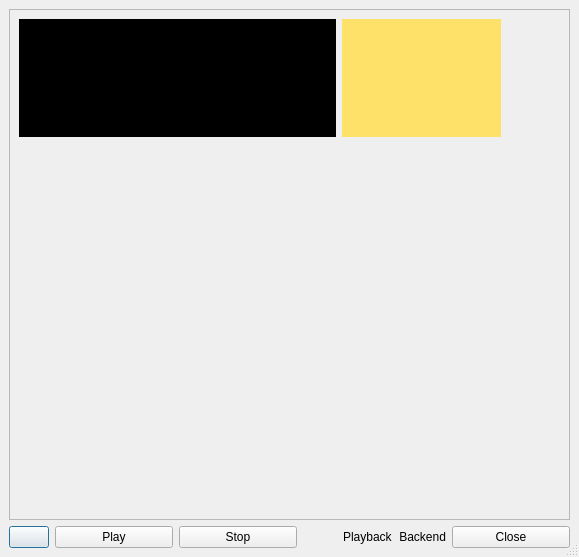
<ui version="4.0" >
 <class>Tonal_Analysis</class>
 <widget class="QDialog" name="Tonal_Analysis" >
  <property name="geometry" >
   <rect>
    <x>0</x>
    <y>0</y>
    <width>579</width>
    <height>557</height>
   </rect>
  </property>
  <property name="windowTitle" >
   <string>CLAM Tonal Analysis (file version)</string>
  </property>
  <property name="windowIcon" >
   <iconset resource="../src/images.qrc" >:/icons/images/keyspace.svg</iconset>
  </property>
  <property name="sizeGripEnabled" >
   <bool>true</bool>
  </property>
  <layout class="QVBoxLayout" >
   <property name="margin" >
    <number>9</number>
   </property>
   <property name="spacing" >
    <number>6</number>
   </property>
   <item>
    <widget class="QFrame" name="frame3" >
     <property name="sizePolicy" >
      <sizepolicy>
       <hsizetype>7</hsizetype>
       <vsizetype>7</vsizetype>
       <horstretch>0</horstretch>
       <verstretch>0</verstretch>
      </sizepolicy>
     </property>
     <property name="frameShape" >
      <enum>QFrame::StyledPanel</enum>
     </property>
     <property name="frameShadow" >
      <enum>QFrame::Raised</enum>
     </property>
     <layout class="QGridLayout" >
      <property name="margin" >
       <number>9</number>
      </property>
      <property name="spacing" >
       <number>6</number>
      </property>
      <item row="3" column="0" colspan="2" >
       <widget class="CLAM::VM::ChordRanking" name="OutPort__TonalAnalysis_0__Chord___Correlation" />
      </item>
      <item rowspan="4" row="0" column="2" >
       <widget class="Vumeter" name="OutPort__MonoAudioFileReader_0__Samples___Read" >
        <property name="sizePolicy" >
         <sizepolicy>
          <hsizetype>5</hsizetype>
          <vsizetype>5</vsizetype>
          <horstretch>1</horstretch>
          <verstretch>0</verstretch>
         </sizepolicy>
        </property>
       </widget>
      </item>
      <item row="0" column="1" >
       <widget class="PolarChromaPeaks" name="OutPort__TonalAnalysis_0__Chroma___Peaks" >
        <property name="sizePolicy" >
         <sizepolicy>
          <hsizetype>5</hsizetype>
          <vsizetype>5</vsizetype>
          <horstretch>3</horstretch>
          <verstretch>0</verstretch>
         </sizepolicy>
        </property>
        <property name="palette" >
         <palette>
          <active>
           <colorrole role="WindowText" >
            <brush brushstyle="SolidPattern" >
             <color alpha="255" >
              <red>0</red>
              <green>0</green>
              <blue>0</blue>
             </color>
            </brush>
           </colorrole>
           <colorrole role="Button" >
            <brush brushstyle="SolidPattern" >
             <color alpha="255" >
              <red>221</red>
              <green>223</green>
              <blue>228</blue>
             </color>
            </brush>
           </colorrole>
           <colorrole role="Light" >
            <brush brushstyle="SolidPattern" >
             <color alpha="255" >
              <red>255</red>
              <green>255</green>
              <blue>255</blue>
             </color>
            </brush>
           </colorrole>
           <colorrole role="Midlight" >
            <brush brushstyle="SolidPattern" >
             <color alpha="255" >
              <red>255</red>
              <green>255</green>
              <blue>255</blue>
             </color>
            </brush>
           </colorrole>
           <colorrole role="Dark" >
            <brush brushstyle="SolidPattern" >
             <color alpha="255" >
              <red>85</red>
              <green>85</green>
              <blue>85</blue>
             </color>
            </brush>
           </colorrole>
           <colorrole role="Mid" >
            <brush brushstyle="SolidPattern" >
             <color alpha="255" >
              <red>199</red>
              <green>199</green>
              <blue>199</blue>
             </color>
            </brush>
           </colorrole>
           <colorrole role="Text" >
            <brush brushstyle="SolidPattern" >
             <color alpha="255" >
              <red>0</red>
              <green>0</green>
              <blue>0</blue>
             </color>
            </brush>
           </colorrole>
           <colorrole role="BrightText" >
            <brush brushstyle="SolidPattern" >
             <color alpha="255" >
              <red>255</red>
              <green>255</green>
              <blue>255</blue>
             </color>
            </brush>
           </colorrole>
           <colorrole role="ButtonText" >
            <brush brushstyle="SolidPattern" >
             <color alpha="255" >
              <red>0</red>
              <green>0</green>
              <blue>0</blue>
             </color>
            </brush>
           </colorrole>
           <colorrole role="Base" >
            <brush brushstyle="SolidPattern" >
             <color alpha="255" >
              <red>255</red>
              <green>255</green>
              <blue>255</blue>
             </color>
            </brush>
           </colorrole>
           <colorrole role="Window" >
            <brush brushstyle="SolidPattern" >
             <color alpha="255" >
              <red>254</red>
              <green>225</green>
              <blue>105</blue>
             </color>
            </brush>
           </colorrole>
           <colorrole role="Shadow" >
            <brush brushstyle="SolidPattern" >
             <color alpha="255" >
              <red>0</red>
              <green>0</green>
              <blue>0</blue>
             </color>
            </brush>
           </colorrole>
           <colorrole role="Highlight" >
            <brush brushstyle="SolidPattern" >
             <color alpha="255" >
              <red>103</red>
              <green>141</green>
              <blue>178</blue>
             </color>
            </brush>
           </colorrole>
           <colorrole role="HighlightedText" >
            <brush brushstyle="SolidPattern" >
             <color alpha="255" >
              <red>255</red>
              <green>255</green>
              <blue>255</blue>
             </color>
            </brush>
           </colorrole>
           <colorrole role="Link" >
            <brush brushstyle="SolidPattern" >
             <color alpha="255" >
              <red>0</red>
              <green>0</green>
              <blue>238</blue>
             </color>
            </brush>
           </colorrole>
           <colorrole role="LinkVisited" >
            <brush brushstyle="SolidPattern" >
             <color alpha="255" >
              <red>82</red>
              <green>24</green>
              <blue>139</blue>
             </color>
            </brush>
           </colorrole>
           <colorrole role="AlternateBase" >
            <brush brushstyle="SolidPattern" >
             <color alpha="255" >
              <red>232</red>
              <green>232</green>
              <blue>232</blue>
             </color>
            </brush>
           </colorrole>
          </active>
          <inactive>
           <colorrole role="WindowText" >
            <brush brushstyle="SolidPattern" >
             <color alpha="255" >
              <red>0</red>
              <green>0</green>
              <blue>0</blue>
             </color>
            </brush>
           </colorrole>
           <colorrole role="Button" >
            <brush brushstyle="SolidPattern" >
             <color alpha="255" >
              <red>221</red>
              <green>223</green>
              <blue>228</blue>
             </color>
            </brush>
           </colorrole>
           <colorrole role="Light" >
            <brush brushstyle="SolidPattern" >
             <color alpha="255" >
              <red>255</red>
              <green>255</green>
              <blue>255</blue>
             </color>
            </brush>
           </colorrole>
           <colorrole role="Midlight" >
            <brush brushstyle="SolidPattern" >
             <color alpha="255" >
              <red>255</red>
              <green>255</green>
              <blue>255</blue>
             </color>
            </brush>
           </colorrole>
           <colorrole role="Dark" >
            <brush brushstyle="SolidPattern" >
             <color alpha="255" >
              <red>85</red>
              <green>85</green>
              <blue>85</blue>
             </color>
            </brush>
           </colorrole>
           <colorrole role="Mid" >
            <brush brushstyle="SolidPattern" >
             <color alpha="255" >
              <red>199</red>
              <green>199</green>
              <blue>199</blue>
             </color>
            </brush>
           </colorrole>
           <colorrole role="Text" >
            <brush brushstyle="SolidPattern" >
             <color alpha="255" >
              <red>0</red>
              <green>0</green>
              <blue>0</blue>
             </color>
            </brush>
           </colorrole>
           <colorrole role="BrightText" >
            <brush brushstyle="SolidPattern" >
             <color alpha="255" >
              <red>255</red>
              <green>255</green>
              <blue>255</blue>
             </color>
            </brush>
           </colorrole>
           <colorrole role="ButtonText" >
            <brush brushstyle="SolidPattern" >
             <color alpha="255" >
              <red>0</red>
              <green>0</green>
              <blue>0</blue>
             </color>
            </brush>
           </colorrole>
           <colorrole role="Base" >
            <brush brushstyle="SolidPattern" >
             <color alpha="255" >
              <red>255</red>
              <green>255</green>
              <blue>255</blue>
             </color>
            </brush>
           </colorrole>
           <colorrole role="Window" >
            <brush brushstyle="SolidPattern" >
             <color alpha="255" >
              <red>254</red>
              <green>225</green>
              <blue>105</blue>
             </color>
            </brush>
           </colorrole>
           <colorrole role="Shadow" >
            <brush brushstyle="SolidPattern" >
             <color alpha="255" >
              <red>0</red>
              <green>0</green>
              <blue>0</blue>
             </color>
            </brush>
           </colorrole>
           <colorrole role="Highlight" >
            <brush brushstyle="SolidPattern" >
             <color alpha="255" >
              <red>103</red>
              <green>141</green>
              <blue>178</blue>
             </color>
            </brush>
           </colorrole>
           <colorrole role="HighlightedText" >
            <brush brushstyle="SolidPattern" >
             <color alpha="255" >
              <red>255</red>
              <green>255</green>
              <blue>255</blue>
             </color>
            </brush>
           </colorrole>
           <colorrole role="Link" >
            <brush brushstyle="SolidPattern" >
             <color alpha="255" >
              <red>0</red>
              <green>0</green>
              <blue>238</blue>
             </color>
            </brush>
           </colorrole>
           <colorrole role="LinkVisited" >
            <brush brushstyle="SolidPattern" >
             <color alpha="255" >
              <red>82</red>
              <green>24</green>
              <blue>139</blue>
             </color>
            </brush>
           </colorrole>
           <colorrole role="AlternateBase" >
            <brush brushstyle="SolidPattern" >
             <color alpha="255" >
              <red>232</red>
              <green>232</green>
              <blue>232</blue>
             </color>
            </brush>
           </colorrole>
          </inactive>
          <disabled>
           <colorrole role="WindowText" >
            <brush brushstyle="SolidPattern" >
             <color alpha="255" >
              <red>128</red>
              <green>128</green>
              <blue>128</blue>
             </color>
            </brush>
           </colorrole>
           <colorrole role="Button" >
            <brush brushstyle="SolidPattern" >
             <color alpha="255" >
              <red>221</red>
              <green>223</green>
              <blue>228</blue>
             </color>
            </brush>
           </colorrole>
           <colorrole role="Light" >
            <brush brushstyle="SolidPattern" >
             <color alpha="255" >
              <red>255</red>
              <green>255</green>
              <blue>255</blue>
             </color>
            </brush>
           </colorrole>
           <colorrole role="Midlight" >
            <brush brushstyle="SolidPattern" >
             <color alpha="255" >
              <red>255</red>
              <green>255</green>
              <blue>255</blue>
             </color>
            </brush>
           </colorrole>
           <colorrole role="Dark" >
            <brush brushstyle="SolidPattern" >
             <color alpha="255" >
              <red>85</red>
              <green>85</green>
              <blue>85</blue>
             </color>
            </brush>
           </colorrole>
           <colorrole role="Mid" >
            <brush brushstyle="SolidPattern" >
             <color alpha="255" >
              <red>199</red>
              <green>199</green>
              <blue>199</blue>
             </color>
            </brush>
           </colorrole>
           <colorrole role="Text" >
            <brush brushstyle="SolidPattern" >
             <color alpha="255" >
              <red>199</red>
              <green>199</green>
              <blue>199</blue>
             </color>
            </brush>
           </colorrole>
           <colorrole role="BrightText" >
            <brush brushstyle="SolidPattern" >
             <color alpha="255" >
              <red>255</red>
              <green>255</green>
              <blue>255</blue>
             </color>
            </brush>
           </colorrole>
           <colorrole role="ButtonText" >
            <brush brushstyle="SolidPattern" >
             <color alpha="255" >
              <red>128</red>
              <green>128</green>
              <blue>128</blue>
             </color>
            </brush>
           </colorrole>
           <colorrole role="Base" >
            <brush brushstyle="SolidPattern" >
             <color alpha="255" >
              <red>254</red>
              <green>225</green>
              <blue>105</blue>
             </color>
            </brush>
           </colorrole>
           <colorrole role="Window" >
            <brush brushstyle="SolidPattern" >
             <color alpha="255" >
              <red>254</red>
              <green>225</green>
              <blue>105</blue>
             </color>
            </brush>
           </colorrole>
           <colorrole role="Shadow" >
            <brush brushstyle="SolidPattern" >
             <color alpha="255" >
              <red>0</red>
              <green>0</green>
              <blue>0</blue>
             </color>
            </brush>
           </colorrole>
           <colorrole role="Highlight" >
            <brush brushstyle="SolidPattern" >
             <color alpha="255" >
              <red>86</red>
              <green>117</green>
              <blue>148</blue>
             </color>
            </brush>
           </colorrole>
           <colorrole role="HighlightedText" >
            <brush brushstyle="SolidPattern" >
             <color alpha="255" >
              <red>255</red>
              <green>255</green>
              <blue>255</blue>
             </color>
            </brush>
           </colorrole>
           <colorrole role="Link" >
            <brush brushstyle="SolidPattern" >
             <color alpha="255" >
              <red>0</red>
              <green>0</green>
              <blue>238</blue>
             </color>
            </brush>
           </colorrole>
           <colorrole role="LinkVisited" >
            <brush brushstyle="SolidPattern" >
             <color alpha="255" >
              <red>82</red>
              <green>24</green>
              <blue>139</blue>
             </color>
            </brush>
           </colorrole>
           <colorrole role="AlternateBase" >
            <brush brushstyle="SolidPattern" >
             <color alpha="255" >
              <red>232</red>
              <green>232</green>
              <blue>232</blue>
             </color>
            </brush>
           </colorrole>
          </disabled>
         </palette>
        </property>
        <property name="autoFillBackground" >
         <bool>true</bool>
        </property>
       </widget>
      </item>
      <item row="1" column="0" colspan="2" >
       <widget class="CLAM::VM::Tonnetz" name="OutPort__TonalAnalysis_0__Pitch___Profile" />
      </item>
      <item row="0" column="0" >
       <widget class="Oscilloscope" name="OutPort__MonoAudioFileReader_0__Samples___Read" >
        <property name="sizePolicy" >
         <sizepolicy>
          <hsizetype>5</hsizetype>
          <vsizetype>5</vsizetype>
          <horstretch>6</horstretch>
          <verstretch>0</verstretch>
         </sizepolicy>
        </property>
        <property name="palette" >
         <palette>
          <active>
           <colorrole role="WindowText" >
            <brush brushstyle="SolidPattern" >
             <color alpha="255" >
              <red>0</red>
              <green>0</green>
              <blue>0</blue>
             </color>
            </brush>
           </colorrole>
           <colorrole role="Button" >
            <brush brushstyle="SolidPattern" >
             <color alpha="255" >
              <red>221</red>
              <green>223</green>
              <blue>228</blue>
             </color>
            </brush>
           </colorrole>
           <colorrole role="Light" >
            <brush brushstyle="SolidPattern" >
             <color alpha="255" >
              <red>255</red>
              <green>255</green>
              <blue>255</blue>
             </color>
            </brush>
           </colorrole>
           <colorrole role="Midlight" >
            <brush brushstyle="SolidPattern" >
             <color alpha="255" >
              <red>255</red>
              <green>255</green>
              <blue>255</blue>
             </color>
            </brush>
           </colorrole>
           <colorrole role="Dark" >
            <brush brushstyle="SolidPattern" >
             <color alpha="255" >
              <red>85</red>
              <green>85</green>
              <blue>85</blue>
             </color>
            </brush>
           </colorrole>
           <colorrole role="Mid" >
            <brush brushstyle="SolidPattern" >
             <color alpha="255" >
              <red>199</red>
              <green>199</green>
              <blue>199</blue>
             </color>
            </brush>
           </colorrole>
           <colorrole role="Text" >
            <brush brushstyle="SolidPattern" >
             <color alpha="255" >
              <red>0</red>
              <green>0</green>
              <blue>0</blue>
             </color>
            </brush>
           </colorrole>
           <colorrole role="BrightText" >
            <brush brushstyle="SolidPattern" >
             <color alpha="255" >
              <red>255</red>
              <green>255</green>
              <blue>255</blue>
             </color>
            </brush>
           </colorrole>
           <colorrole role="ButtonText" >
            <brush brushstyle="SolidPattern" >
             <color alpha="255" >
              <red>0</red>
              <green>0</green>
              <blue>0</blue>
             </color>
            </brush>
           </colorrole>
           <colorrole role="Base" >
            <brush brushstyle="SolidPattern" >
             <color alpha="255" >
              <red>255</red>
              <green>255</green>
              <blue>255</blue>
             </color>
            </brush>
           </colorrole>
           <colorrole role="Window" >
            <brush brushstyle="SolidPattern" >
             <color alpha="255" >
              <red>0</red>
              <green>0</green>
              <blue>0</blue>
             </color>
            </brush>
           </colorrole>
           <colorrole role="Shadow" >
            <brush brushstyle="SolidPattern" >
             <color alpha="255" >
              <red>0</red>
              <green>0</green>
              <blue>0</blue>
             </color>
            </brush>
           </colorrole>
           <colorrole role="Highlight" >
            <brush brushstyle="SolidPattern" >
             <color alpha="255" >
              <red>103</red>
              <green>141</green>
              <blue>178</blue>
             </color>
            </brush>
           </colorrole>
           <colorrole role="HighlightedText" >
            <brush brushstyle="SolidPattern" >
             <color alpha="255" >
              <red>255</red>
              <green>255</green>
              <blue>255</blue>
             </color>
            </brush>
           </colorrole>
           <colorrole role="Link" >
            <brush brushstyle="SolidPattern" >
             <color alpha="255" >
              <red>0</red>
              <green>0</green>
              <blue>238</blue>
             </color>
            </brush>
           </colorrole>
           <colorrole role="LinkVisited" >
            <brush brushstyle="SolidPattern" >
             <color alpha="255" >
              <red>82</red>
              <green>24</green>
              <blue>139</blue>
             </color>
            </brush>
           </colorrole>
           <colorrole role="AlternateBase" >
            <brush brushstyle="SolidPattern" >
             <color alpha="255" >
              <red>232</red>
              <green>232</green>
              <blue>232</blue>
             </color>
            </brush>
           </colorrole>
          </active>
          <inactive>
           <colorrole role="WindowText" >
            <brush brushstyle="SolidPattern" >
             <color alpha="255" >
              <red>0</red>
              <green>0</green>
              <blue>0</blue>
             </color>
            </brush>
           </colorrole>
           <colorrole role="Button" >
            <brush brushstyle="SolidPattern" >
             <color alpha="255" >
              <red>221</red>
              <green>223</green>
              <blue>228</blue>
             </color>
            </brush>
           </colorrole>
           <colorrole role="Light" >
            <brush brushstyle="SolidPattern" >
             <color alpha="255" >
              <red>255</red>
              <green>255</green>
              <blue>255</blue>
             </color>
            </brush>
           </colorrole>
           <colorrole role="Midlight" >
            <brush brushstyle="SolidPattern" >
             <color alpha="255" >
              <red>255</red>
              <green>255</green>
              <blue>255</blue>
             </color>
            </brush>
           </colorrole>
           <colorrole role="Dark" >
            <brush brushstyle="SolidPattern" >
             <color alpha="255" >
              <red>85</red>
              <green>85</green>
              <blue>85</blue>
             </color>
            </brush>
           </colorrole>
           <colorrole role="Mid" >
            <brush brushstyle="SolidPattern" >
             <color alpha="255" >
              <red>199</red>
              <green>199</green>
              <blue>199</blue>
             </color>
            </brush>
           </colorrole>
           <colorrole role="Text" >
            <brush brushstyle="SolidPattern" >
             <color alpha="255" >
              <red>0</red>
              <green>0</green>
              <blue>0</blue>
             </color>
            </brush>
           </colorrole>
           <colorrole role="BrightText" >
            <brush brushstyle="SolidPattern" >
             <color alpha="255" >
              <red>255</red>
              <green>255</green>
              <blue>255</blue>
             </color>
            </brush>
           </colorrole>
           <colorrole role="ButtonText" >
            <brush brushstyle="SolidPattern" >
             <color alpha="255" >
              <red>0</red>
              <green>0</green>
              <blue>0</blue>
             </color>
            </brush>
           </colorrole>
           <colorrole role="Base" >
            <brush brushstyle="SolidPattern" >
             <color alpha="255" >
              <red>255</red>
              <green>255</green>
              <blue>255</blue>
             </color>
            </brush>
           </colorrole>
           <colorrole role="Window" >
            <brush brushstyle="SolidPattern" >
             <color alpha="255" >
              <red>0</red>
              <green>0</green>
              <blue>0</blue>
             </color>
            </brush>
           </colorrole>
           <colorrole role="Shadow" >
            <brush brushstyle="SolidPattern" >
             <color alpha="255" >
              <red>0</red>
              <green>0</green>
              <blue>0</blue>
             </color>
            </brush>
           </colorrole>
           <colorrole role="Highlight" >
            <brush brushstyle="SolidPattern" >
             <color alpha="255" >
              <red>103</red>
              <green>141</green>
              <blue>178</blue>
             </color>
            </brush>
           </colorrole>
           <colorrole role="HighlightedText" >
            <brush brushstyle="SolidPattern" >
             <color alpha="255" >
              <red>255</red>
              <green>255</green>
              <blue>255</blue>
             </color>
            </brush>
           </colorrole>
           <colorrole role="Link" >
            <brush brushstyle="SolidPattern" >
             <color alpha="255" >
              <red>0</red>
              <green>0</green>
              <blue>238</blue>
             </color>
            </brush>
           </colorrole>
           <colorrole role="LinkVisited" >
            <brush brushstyle="SolidPattern" >
             <color alpha="255" >
              <red>82</red>
              <green>24</green>
              <blue>139</blue>
             </color>
            </brush>
           </colorrole>
           <colorrole role="AlternateBase" >
            <brush brushstyle="SolidPattern" >
             <color alpha="255" >
              <red>232</red>
              <green>232</green>
              <blue>232</blue>
             </color>
            </brush>
           </colorrole>
          </inactive>
          <disabled>
           <colorrole role="WindowText" >
            <brush brushstyle="SolidPattern" >
             <color alpha="255" >
              <red>128</red>
              <green>128</green>
              <blue>128</blue>
             </color>
            </brush>
           </colorrole>
           <colorrole role="Button" >
            <brush brushstyle="SolidPattern" >
             <color alpha="255" >
              <red>221</red>
              <green>223</green>
              <blue>228</blue>
             </color>
            </brush>
           </colorrole>
           <colorrole role="Light" >
            <brush brushstyle="SolidPattern" >
             <color alpha="255" >
              <red>255</red>
              <green>255</green>
              <blue>255</blue>
             </color>
            </brush>
           </colorrole>
           <colorrole role="Midlight" >
            <brush brushstyle="SolidPattern" >
             <color alpha="255" >
              <red>255</red>
              <green>255</green>
              <blue>255</blue>
             </color>
            </brush>
           </colorrole>
           <colorrole role="Dark" >
            <brush brushstyle="SolidPattern" >
             <color alpha="255" >
              <red>85</red>
              <green>85</green>
              <blue>85</blue>
             </color>
            </brush>
           </colorrole>
           <colorrole role="Mid" >
            <brush brushstyle="SolidPattern" >
             <color alpha="255" >
              <red>199</red>
              <green>199</green>
              <blue>199</blue>
             </color>
            </brush>
           </colorrole>
           <colorrole role="Text" >
            <brush brushstyle="SolidPattern" >
             <color alpha="255" >
              <red>199</red>
              <green>199</green>
              <blue>199</blue>
             </color>
            </brush>
           </colorrole>
           <colorrole role="BrightText" >
            <brush brushstyle="SolidPattern" >
             <color alpha="255" >
              <red>255</red>
              <green>255</green>
              <blue>255</blue>
             </color>
            </brush>
           </colorrole>
           <colorrole role="ButtonText" >
            <brush brushstyle="SolidPattern" >
             <color alpha="255" >
              <red>128</red>
              <green>128</green>
              <blue>128</blue>
             </color>
            </brush>
           </colorrole>
           <colorrole role="Base" >
            <brush brushstyle="SolidPattern" >
             <color alpha="255" >
              <red>0</red>
              <green>0</green>
              <blue>0</blue>
             </color>
            </brush>
           </colorrole>
           <colorrole role="Window" >
            <brush brushstyle="SolidPattern" >
             <color alpha="255" >
              <red>0</red>
              <green>0</green>
              <blue>0</blue>
             </color>
            </brush>
           </colorrole>
           <colorrole role="Shadow" >
            <brush brushstyle="SolidPattern" >
             <color alpha="255" >
              <red>0</red>
              <green>0</green>
              <blue>0</blue>
             </color>
            </brush>
           </colorrole>
           <colorrole role="Highlight" >
            <brush brushstyle="SolidPattern" >
             <color alpha="255" >
              <red>86</red>
              <green>117</green>
              <blue>148</blue>
             </color>
            </brush>
           </colorrole>
           <colorrole role="HighlightedText" >
            <brush brushstyle="SolidPattern" >
             <color alpha="255" >
              <red>255</red>
              <green>255</green>
              <blue>255</blue>
             </color>
            </brush>
           </colorrole>
           <colorrole role="Link" >
            <brush brushstyle="SolidPattern" >
             <color alpha="255" >
              <red>0</red>
              <green>0</green>
              <blue>238</blue>
             </color>
            </brush>
           </colorrole>
           <colorrole role="LinkVisited" >
            <brush brushstyle="SolidPattern" >
             <color alpha="255" >
              <red>82</red>
              <green>24</green>
              <blue>139</blue>
             </color>
            </brush>
           </colorrole>
           <colorrole role="AlternateBase" >
            <brush brushstyle="SolidPattern" >
             <color alpha="255" >
              <red>232</red>
              <green>232</green>
              <blue>232</blue>
             </color>
            </brush>
           </colorrole>
          </disabled>
         </palette>
        </property>
        <property name="autoFillBackground" >
         <bool>true</bool>
        </property>
        <property name="lineColor" >
         <color>
          <red>100</red>
          <green>255</green>
          <blue>120</blue>
         </color>
        </property>
       </widget>
      </item>
      <item row="2" column="0" colspan="2" >
       <widget class="CLAM::VM::KeySpace" name="OutPort__TonalAnalysis_0__Chord___Correlation" />
      </item>
     </layout>
    </widget>
   </item>
   <item>
    <layout class="QHBoxLayout" >
     <property name="margin" >
      <number>0</number>
     </property>
     <property name="spacing" >
      <number>6</number>
     </property>
     <item>
      <widget class="QPushButton" name="AudioFile___MonoAudioFileReader_0" >
       <property name="icon" >
        <iconset resource="../src/images.qrc" >:/icons/images/fileopen.png</iconset>
       </property>
      </widget>
     </item>
     <item>
      <widget class="QPushButton" name="PlayButton" >
       <property name="sizePolicy" >
        <sizepolicy>
         <hsizetype>7</hsizetype>
         <vsizetype>0</vsizetype>
         <horstretch>0</horstretch>
         <verstretch>0</verstretch>
        </sizepolicy>
       </property>
       <property name="text" >
        <string>Play</string>
       </property>
      </widget>
     </item>
     <item>
      <widget class="QPushButton" name="StopButton" >
       <property name="sizePolicy" >
        <sizepolicy>
         <hsizetype>7</hsizetype>
         <vsizetype>0</vsizetype>
         <horstretch>0</horstretch>
         <verstretch>0</verstretch>
        </sizepolicy>
       </property>
       <property name="text" >
        <string>Stop</string>
       </property>
      </widget>
     </item>
     <item>
      <layout class="QHBoxLayout" >
       <property name="margin" >
        <number>0</number>
       </property>
       <property name="spacing" >
        <number>6</number>
       </property>
       <item>
        <spacer>
         <property name="orientation" >
          <enum>Qt::Horizontal</enum>
         </property>
         <property name="sizeHint" >
          <size>
           <width>40</width>
           <height>20</height>
          </size>
         </property>
        </spacer>
       </item>
       <item>
        <widget class="QLabel" name="PlaybackIndicator" >
         <property name="text" >
          <string>Playback</string>
         </property>
        </widget>
       </item>
       <item>
        <widget class="QLabel" name="BackendIndicator" >
         <property name="text" >
          <string>Backend</string>
         </property>
         <property name="alignment" >
          <set>Qt::AlignRight|Qt::AlignTrailing|Qt::AlignVCenter</set>
         </property>
        </widget>
       </item>
      </layout>
     </item>
     <item>
      <widget class="QPushButton" name="CloseButton" >
       <property name="sizePolicy" >
        <sizepolicy>
         <hsizetype>7</hsizetype>
         <vsizetype>5</vsizetype>
         <horstretch>0</horstretch>
         <verstretch>0</verstretch>
        </sizepolicy>
       </property>
       <property name="text" >
        <string>Close</string>
       </property>
      </widget>
     </item>
    </layout>
   </item>
  </layout>
 </widget>
 <layoutdefault spacing="6" margin="11" />
 <customwidgets>
  <customwidget>
   <class>PolarChromaPeaks</class>
   <extends>QWidget</extends>
   <header>PolarChromaPeaks.hxx</header>
  </customwidget>
  <customwidget>
   <class>Oscilloscope</class>
   <extends>QWidget</extends>
   <header>Oscilloscope.hxx</header>
  </customwidget>
  <customwidget>
   <class>CLAM::VM::ChordRanking</class>
   <extends>QWidget</extends>
   <header>ChordRanking.hxx</header>
  </customwidget>
  <customwidget>
   <class>CLAM::VM::KeySpace</class>
   <extends>CLAM::VM::Tonnetz</extends>
   <header>KeySpace.hxx</header>
  </customwidget>
  <customwidget>
   <class>Vumeter</class>
   <extends>QWidget</extends>
   <header>Vumeter.hxx</header>
  </customwidget>
  <customwidget>
   <class>CLAM::VM::Tonnetz</class>
   <extends>QWidget</extends>
   <header>Tonnetz.hxx</header>
  </customwidget>
 </customwidgets>
 <tabstops>
  <tabstop>PlayButton</tabstop>
  <tabstop>StopButton</tabstop>
  <tabstop>CloseButton</tabstop>
 </tabstops>
 <resources>
  <include location="../src/images.qrc" />
 </resources>
 <connections>
  <connection>
   <sender>CloseButton</sender>
   <signal>clicked()</signal>
   <receiver>Tonal_Analysis</receiver>
   <slot>close()</slot>
   <hints>
    <hint type="sourcelabel" >
     <x>485</x>
     <y>474</y>
    </hint>
    <hint type="destinationlabel" >
     <x>444</x>
     <y>503</y>
    </hint>
   </hints>
  </connection>
 </connections>
</ui>
